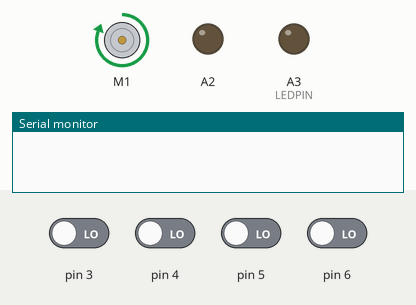
Recording of a sketch running on a simulated Arduino Uno, built with avr-gcc and run on an emulated ATmega328P. Shown: DC motor (green arrow = forward, orange = backward, longer = faster), output pins drawn as LEDs (lit = HIGH), the last lines printed to the serial monitor. The inputs (shaded band) are chosen by the test bench; at power-on: pin 3–6 LOW.

Above: at 0.01 s.
At 0.6 s:
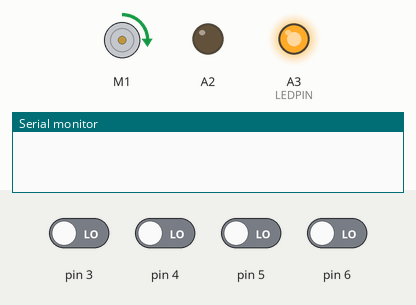
At 12.7 s:
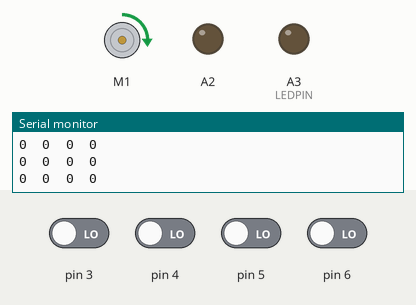
12.8 s: pin 3 driven HIGH and pin 5 driven HIGH
15.8 s: pin 5 driven LOW
18.8 s: pin 3 driven LOW
21.8 s: pin 4 driven HIGH
Timing chart, 0 to 24.8 s (numbered marks = the images above; inputs shaded):
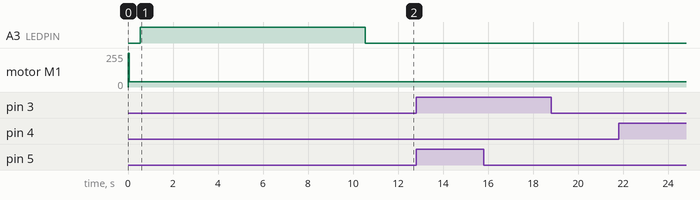

The sketch:

QTRRCExampleTest.ino
```cpp
#include <QTRSensors.h>
#include <AFMotor.h>
// This example is designed for use with eight QTR-1RC sensors or the eight sensors of a
// QTR-8RC module.  These reflectance sensors should be connected to digital inputs 3 to 10.
// The QTR-8RC's emitter control pin (LEDON) can optionally be connected to digital pin 2,
// or you can leave it disconnected and change the EMITTER_PIN #define below from 2 to
// QTR_NO_EMITTER_PIN.

// The setup phase of this example calibrates the sensor for ten seconds and turns on
// the LED built in to the Arduino on pin 13 while calibration is going on.
// During this phase, you should expose each reflectance sensor to the lightest and
// darkest readings they will encounter.
// For example, if you are making a line follower, you should slide the sensors across the
// line during the calibration phase so that each sensor can get a reading of how dark the
// line is and how light the ground is.  Improper calibration will result in poor readings.
// If you want to skip the calibration phase, you can get the raw sensor readings
// (pulse times from 0 to 2500 us) by calling qtrrc.read(sensorValues) instead of
// qtrrc.readLine(sensorValues).

// The main loop of the example reads the calibrated sensor values and uses them to
// estimate the position of a line.  You can test this by taping a piece of 3/4" black
// electrical tape to a piece of white paper and sliding the sensor across it.  It
// prints the sensor values to the serial monitor as numbers from 0 (maximum reflectance)
// to 1000 (minimum reflectance) followed by the estimated location of the line as a number
// from 0 to 5000.  1000 means the line is directly under sensor 1, 2000 means directly
// under sensor 2, etc.  0 means the line is directly under sensor 0 or was last seen by
// sensor 0 before being lost.  5000 means the line is directly under sensor 5 or was
// last seen by sensor 5 before being lost.

#define LEDPIN        A3
#define NUM_SENSORS   4     // number of sensors used
#define TIMEOUT       2500  // waits for 2500 microseconds for sensor outputs to go low
#define EMITTER_PIN   QTR_NO_EMITTER_PIN     // emitter is controlled by digital pin 2

// sensors 0 through 7 are connected to digital pins 3 through 10, respectively
QTRSensorsRC qtrrc((unsigned char[]) {3, 4, 5, 6},
  NUM_SENSORS, TIMEOUT, EMITTER_PIN);
unsigned int sensorValues[NUM_SENSORS];

AF_DCMotor left(1);

void setup()
{
  left.run(FORWARD);
  left.setSpeed(255);
  delay(50);
  left.setSpeed(40);
  delay(500);
  pinMode(A2, OUTPUT);
  digitalWrite(A2, LOW);
  pinMode(LEDPIN, OUTPUT);
  digitalWrite(LEDPIN, HIGH);    // turn on Arduino's LED to indicate we are in calibration mode
  for (int i = 0; i < 400; i++)  // make the calibration take about 10 seconds
  {
    qtrrc.calibrate();       // reads all sensors 10 times at 2500 us per read (i.e. ~25 ms per call)
  }
  digitalWrite(LEDPIN, LOW);     // turn off Arduino's LED to indicate we are through with calibration

  // print the calibration minimum values measured when emitters were on
  Serial.begin(9600);
  for (int i = 0; i < NUM_SENSORS; i++)
  {
    Serial.print(qtrrc.calibratedMinimumOn[i]);
    Serial.print(' ');
  }
  Serial.println();

  // print the calibration maximum values measured when emitters were on
  for (int i = 0; i < NUM_SENSORS; i++)
  {
    Serial.print(qtrrc.calibratedMaximumOn[i]);
    Serial.print(' ');
  }
  Serial.println();
  Serial.println();
  delay(1000);

}


void loop()
{
  // read calibrated sensor values and obtain a measure of the line position from 0 to 5000
  // To get raw sensor values, call:
  //  qtrrc.read(sensorValues); instead of unsigned int position = qtrrc.readLine(sensorValues);
  unsigned int position = qtrrc.readLine(sensorValues);

  // print the sensor values as numbers from 0 to 1000, where 0 means maximum reflectance and
  // 1000 means minimum reflectance, followed by the line position
  for (unsigned char i = 0; i < NUM_SENSORS; i++)
  {
    Serial.print(sensorValues[i]);
    Serial.print('\t');
  }
  Serial.println(); // uncomment this line if you are using raw values
  //Serial.println(position); // comment this line out if you are using raw values

  delay(3);
}
```
